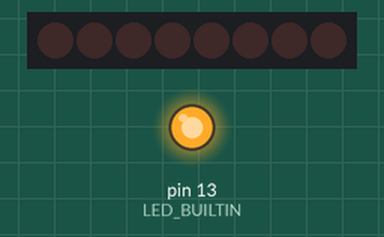
This sketch was run on a simulated Arduino Uno, built with avr-gcc and run on an emulated ATmega328P. Parts: 8 shift-register outputs drawn as a row of LEDs (first output left, lit = HIGH), output pins drawn as LEDs (lit = HIGH).

Above: at 0.1 s.
Timing chart, 0 to 1.6 s (numbered marks = the images above):
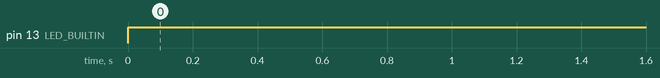

The sketch:

robot-arduino-driver.ino
```cpp
#include "robotio.h"

RobotIO& robotIO = RobotIO::get();

void setup() {
	Serial.begin(9600);

	pinMode(LED_BUILTIN, OUTPUT);
}

void loop() {
	robotIO.sendOutputs();

	delay(500);
}
```

robotio.cpp
```cpp
#include "robotio.h"

#define DATA_PIN 12
#define CLOCK_PIN 4
#define LATCH_PIN 13


RobotIO& RobotIO::get()
{
	static RobotIO robotIO(DATA_PIN, CLOCK_PIN, LATCH_PIN);
	return robotIO;
}

RobotIO::RobotIO(int data, int clock, int latch) :
	DATA(data),
	CLOCK(clock),
	LATCH(latch),
	outputs(0)
{

	pinMode(DATA, OUTPUT);
	pinMode(CLOCK, OUTPUT);
	pinMode(LATCH, OUTPUT);
}

void RobotIO::setDigitalOutput(int output, int value)
{
	byte mask = 1 << output;

	switch (value)
	{
		case LOW: outputs &= ~mask; break;
		case HIGH: outputs |= mask; break;
	}
}

byte RobotIO::sendOutputs()
{
	digitalWrite(LATCH, LOW);
	shiftOut(DATA, CLOCK, MSBFIRST, outputs);
	digitalWrite(LATCH, HIGH);
	return outputs;
}
```

robotio.h
```cpp
#ifndef ROBOT_IO_H
#define ROBOT_IO_H
#include "Arduino.h"

class RobotIO
{
	private:
		const int DATA;
		const int CLOCK;
		const int LATCH;
		byte outputs;

		RobotIO(int data, int clock, int latch);

	public:
		static RobotIO& get();

		void setDigitalOutput(int output, int value);
		byte sendOutputs();
};

#endif
```

wheel.cpp
```cpp
#include "wheel.h"
#include "Arduino.h"
#include "robotio.h"


Wheel::Wheel(int in1, int in2, int pwm, int s) :
	IN1(in1),
	IN2(in2),
	PWM(pwm),
	ticks(0)
{
	pinMode(PWM, OUTPUT);
	setSpeed(s);
}

void Wheel::tick()
{
	ticks++;
}

void Wheel::setSpeed(int s)
{
	speed = (abs(s) % 256) * (s < 0 ? -1 : 1);

	RobotIO::get().setDigitalOutput(IN1, speed < 0 ? HIGH : LOW);
	RobotIO::get().setDigitalOutput(IN2, speed < 0 ? LOW : HIGH);
	analogWrite(PWM, abs(speed));
}

int Wheel::getSpeed()
{
	return speed;
}
```

wheel.h
```cpp
#ifndef WHEEL_H
#define WHEEL_H


class Wheel
{
	private:
		const int IN1;
		const int IN2;
		const int PWM;
		volatile int ticks;
		int speed;
	public:
		Wheel(int in1, int in2, int pwm, int s = 0);
		void tick();
		int getSpeed();
		void setSpeed(int s);
};

#endif
```

Measured:
- by itself, pin 13 (LED_BUILTIN): LOW → HIGH at 0.00 s
